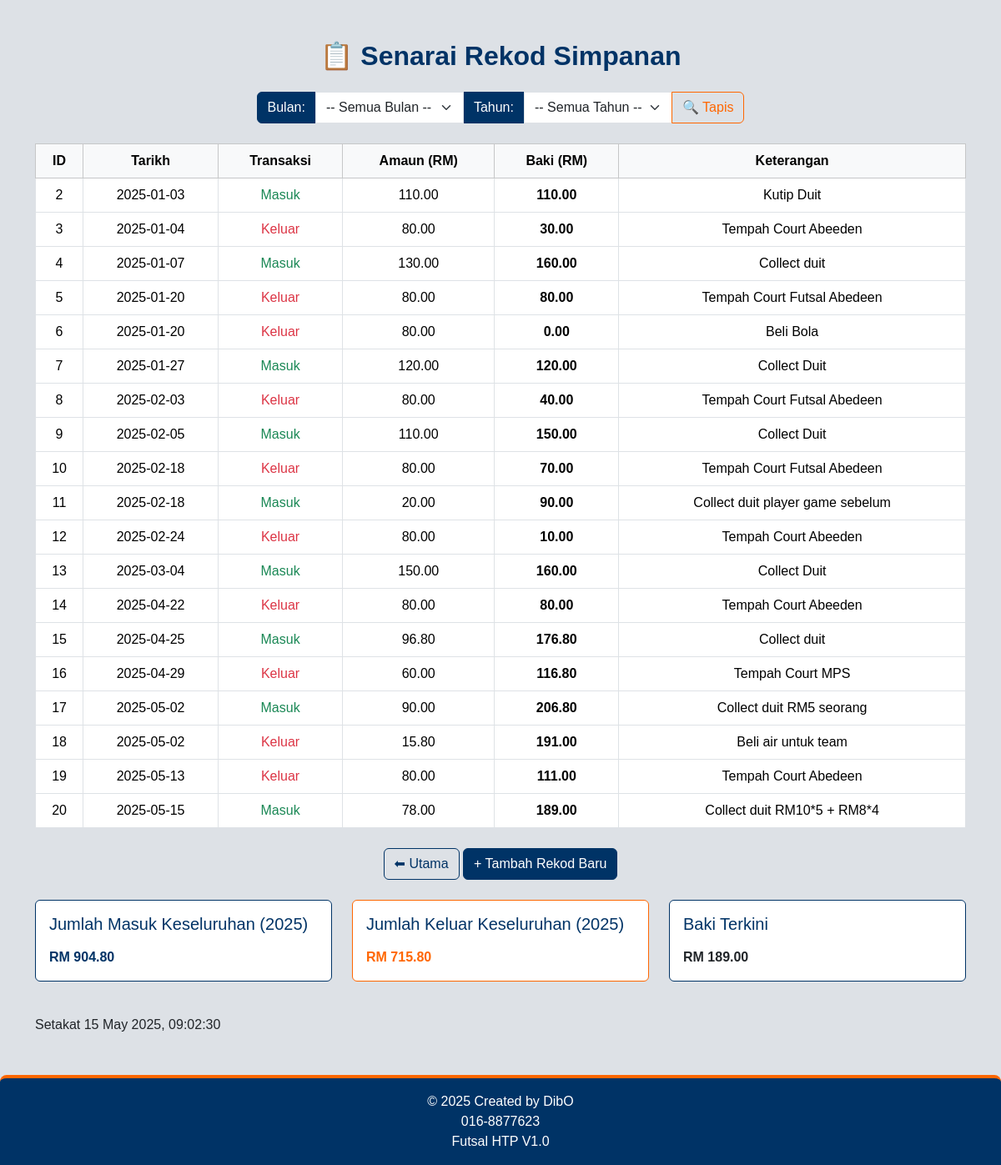
/listRecord.php, run on the app's committed database.
### tables this page shows
CREATE TABLE `transaksi` (
  `id` int(11) NOT NULL,
  `fDate` date DEFAULT NULL,
  `fType` enum('masuk','keluar') DEFAULT NULL,
  `fAmount` decimal(10,2) DEFAULT NULL,
  `fDesc` varchar(255) DEFAULT NULL
);

### listRecord.php (the view, shortened to what this page needs)
<?php
include 'dbconnected.php';
$filterQuery = "";
$inFilter  = $conn->query("SELECT SUM(fAmount) AS total FROM transaksi WHERE fType='masuk' $filterQuery")->fetch_assoc()['total'] ?? 0;
$outFilter = $conn->query("SELECT SUM(fAmount) AS total FROM transaksi WHERE fType='keluar' $filterQuery")->fetch_assoc()['total'] ?? 0;
$balanceFilter = $inFilter - $outFilter;
$in  = $conn->query("SELECT SUM(fAmount) AS total FROM transaksi WHERE fType='masuk'")->fetch_assoc()['total'] ?? 0;
$out = $conn->query("SELECT SUM(fAmount) AS total FROM transaksi WHERE fType='keluar'")->fetch_assoc()['total'] ?? 0;
$sort = ($_GET['sort'] ?? 'asc') === 'asc' ? 'asc' : 'desc';
$result = $conn->query("SELECT * FROM transaksi WHERE 1 $filterQuery ORDER BY fDate $sort");
?>
<!DOCTYPE html>
<html lang="ms">
<head>
    <link href="https://cdn.jsdelivr.net/npm/bootstrap@5.3.2/dist/css/bootstrap.min.css" rel="stylesheet">
</head>
<body>
<div class="container mt-5">
    <h2 class="mb-4 text-center">📋 Senarai Rekod Simpanan</h2>
    <form method="GET" class="mb-4 d-flex justify-content-center">
        <div class="input-group w-auto">
            <label for="month" class="input-group-text">Bulan:</label>
            <select name="month" id="month" class="form-select">
                <option value="">-- Semua Bulan --</option>
            </select>
            <label for="year" class="input-group-text">Tahun:</label>
            <select name="year" id="year" class="form-select">
                <option value="">-- Semua Tahun --</option>
            </select>
            <button type="submit" class="btn btn-outline-primary">🔍 Tapis</button>
        </div>
    </form>
        <table class="table table-bordered table-hover bg-white text-center">
            <thead class="table-light text-center">
                    <tr>
                        <th>ID</th>
                        <th>Tarikh</th>
                        <th>Transaksi</th>
                        <th>Amaun (RM)</th>
                        <th>Baki (RM)</th>
                        <th>Keterangan</th>
                    </tr>
                </thead>
                <tbody>
            <?php
        if ($result->num_rows > 0) {
            $runningBalance = 0;
            while ($row = $result->fetch_assoc()) {
                $amount = (float)$row['fAmount'];
                $transactionTypeClass = '';
                if ($row['fType'] === 'masuk') {
                    $transactionTypeClass = 'text-success';
                    $runningBalance += $amount;
                } elseif ($row['fType'] === 'keluar') {
                    $transactionTypeClass = 'text-danger';
                    $runningBalance -= $amount;
                }
                echo "<tr>";
                echo "<td>{$row['id']}</td>";
                echo "<td>{$row['fDate']}</td>";
                echo "<td class='{$transactionTypeClass}'>" . ucfirst($row['fType']) . "</td>";
                echo "<td>" . number_format($amount, 2) . "</td>";
                echo "<td><strong>" . number_format($runningBalance, 2) . "</strong></td>";
                echo "<td>" . htmlspecialchars($row['fDesc']) . "</td>";
                echo "</tr>";
            }
        } else {
            echo "<tr><td colspan='6'>Tiada rekod ditemui.</td></tr>";
        }
            ?>
                </tbody>
            </table>
    <div class="text-center mt-4">
        <a href="index.php" class="btn btn-outline-secondary">⬅ Utama</a>
        <a href="addRecord.php" class="btn btn-primary">+ Tambah Rekod Baru</a>
    </div>
            <br>
    <div class="row summary-card">
        <div class="col-md-4">
            <div class="card border-success mb-3">
                <div class="card-body">
                    <h5 class="card-title">Jumlah Masuk Keseluruhan (2025)</h5>
                    <p class="card-text text-success fw-bold">RM <?= number_format($in, 2) ?></p>
                </div>
            </div>
        </div>
        <div class="col-md-4">
            <div class="card border-danger mb-3">
                <div class="card-body">
                    <h5 class="card-title">Jumlah Keluar Keseluruhan (2025)</h5>
                    <p class="card-text text-danger fw-bold">RM <?= number_format($out, 2) ?></p>
                </div>
            </div>
        </div>
        <div class="col-md-4">
            <div class="card border-primary mb-3">
                <div class="card-body">
                    <h5 class="card-title">Baki Terkini</h5>
                    <p class="card-text fw-bold">RM <?= number_format($balanceFilter, 2) ?></p>
                </div>
            </div>
        </div>
</div>
<br>
<?php
    $currentDate = strftime("%d %B %Y, %H:%M:%S");
?>
<p>Setakat <?= $currentDate ?></p>
</div>
<footer class="custom-footer mt-5 text-white text-center py-3">
    &copy; <?= date('Y') ?> Created by DibO
    <br> 016-8877623
    <br> Futsal HTP V1.0
</footer>
</body>
</html>

### listRecord.php (style rules this page uses)
body { background-color:rgb(221, 225, 230); font-family: Arial, sans-serif; }
:root { --heitech-blue: #003366; --heitech-orange: #ff6600; }
h2 { color: var(--heitech-blue); font-weight: bold; }
.btn-primary { background-color: var(--heitech-blue); border-color: var(--heitech-blue); }
.btn-outline-secondary { border-color: var(--heitech-blue); color: var(--heitech-blue); }
.table thead { background-color: var(--heitech-blue); color: white; }
.summary-card .card-title { color: var(--heitech-blue); }
.card.border-success { border-color: var(--heitech-blue) !important; }
.card.border-danger { border-color: var(--heitech-orange) !important; }
.card.border-primary { border-color: var(--heitech-blue) !important; }
.card-text.text-success { color: var(--heitech-blue) !important; }
.card-text.text-danger { color: var(--heitech-orange) !important; }
.btn-outline-primary { color: var(--heitech-orange); border-color: var(--heitech-orange); }
.input-group-text { background-color: var(--heitech-blue); color: white; border-color: var(--heitech-blue); }
.custom-footer { background-color: var(--heitech-blue); border-top: 4px solid var(--heitech-orange); border-radius: 8px 8px 0 0; }

### data on the page
transaksi: id "2", fDate "2025-01-03", fType "Masuk", fAmount "110.00", runningBalance "110.00", fDesc "Kutip Duit"
transaksi: id "3", fDate "2025-01-04", fType "Keluar", fAmount "80.00", runningBalance "30.00", fDesc "Tempah Court Abeeden"
transaksi: id "4", fDate "2025-01-07", fType "Masuk", fAmount "130.00", runningBalance "160.00", fDesc "Collect duit"
transaksi: id "5", fDate "2025-01-20", fType "Keluar", fAmount "80.00", runningBalance "80.00", fDesc "Tempah Court Futsal Abedeen"
transaksi: id "6", fDate "2025-01-20", fType "Keluar", fAmount "80.00", runningBalance "0.00", fDesc "Beli Bola"
transaksi: id "7", fDate "2025-01-27", fType "Masuk", fAmount "120.00", runningBalance "120.00", fDesc "Collect Duit"
transaksi: id "8", fDate "2025-02-03", fType "Keluar", fAmount "80.00", runningBalance "40.00", fDesc "Tempah Court Futsal Abedeen"
transaksi: id "9", fDate "2025-02-05", fType "Masuk", fAmount "110.00", runningBalance "150.00", fDesc "Collect Duit"
transaksi: id "10", fDate "2025-02-18", fType "Keluar", fAmount "80.00", runningBalance "70.00", fDesc "Tempah Court Futsal Abedeen"
transaksi: id "11", fDate "2025-02-18", fType "Masuk", fAmount "20.00", runningBalance "90.00", fDesc "Collect duit player game sebelum"
transaksi: id "12", fDate "2025-02-24", fType "Keluar", fAmount "80.00", runningBalance "10.00", fDesc "Tempah Court Abeeden"
transaksi: id "13", fDate "2025-03-04", fType "Masuk", fAmount "150.00", runningBalance "160.00", fDesc "Collect Duit"
transaksi: id "14", fDate "2025-04-22", fType "Keluar", fAmount "80.00", runningBalance "80.00", fDesc "Tempah Court Abeeden"
transaksi: id "15", fDate "2025-04-25", fType "Masuk", fAmount "96.80", runningBalance "176.80", fDesc "Collect duit"
transaksi: id "16", fDate "2025-04-29", fType "Keluar", fAmount "60.00", runningBalance "116.80", fDesc "Tempah Court MPS"
transaksi: id "17", fDate "2025-05-02", fType "Masuk", fAmount "90.00", runningBalance "206.80", fDesc "Collect duit RM5 seorang"
transaksi: id "18", fDate "2025-05-02", fType "Keluar", fAmount "15.80", runningBalance "191.00", fDesc "Beli air untuk team"
transaksi: id "19", fDate "2025-05-13", fType "Keluar", fAmount "80.00", runningBalance "111.00", fDesc "Tempah Court Abedeen"
transaksi: id "20", fDate "2025-05-15", fType "Masuk", fAmount "78.00", runningBalance "189.00", fDesc "Collect duit RM10*5 + RM8*4"

### other printed values
$in "904.80"
$out "715.80"
$balanceFilter "189.00"
$currentDate "15 May 2025, 09:02:30"
